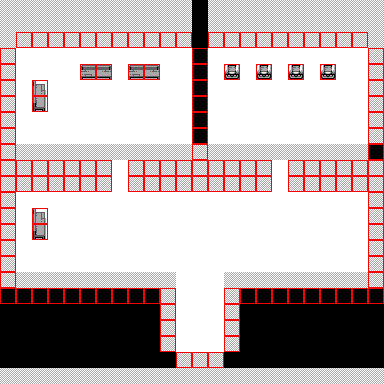

A 2D game scene composited from a Tiled map and its tileset images. What follows is a short description and the map's XML, with every tile layer's data as written:
An orthogonal 24x24 tile map with 16x16 px tiles, 3 tile layers (Inferior, Colisão, Superior) and 2 objects (zone, portal).

<map version="1.10" tiledversion="1.10.2" orientation="orthogonal" renderorder="right-down" width="24" height="24" tilewidth="16" tileheight="16" infinite="0" nextlayerid="5" nextobjectid="3">
 <editorsettings>
  <export target="../files/maps/prefeitura.json" format="json" />
 </editorsettings>
 <tileset firstgid="1" source="overworld.tsx" />
 <layer id="1" name="Inferior" width="24" height="24">
  <data encoding="csv">
490,530,530,530,530,530,530,530,530,530,530,530,60,530,530,530,530,530,530,530,530,530,530,490,
491,492,492,492,492,492,492,492,492,492,492,492,60,492,492,492,492,492,492,492,492,492,492,489,
491,532,532,532,532,532,532,532,532,532,532,532,60,532,532,532,532,532,532,532,532,532,532,489,
491,55,55,55,55,55,55,55,55,55,55,55,60,55,55,55,55,55,55,55,55,55,55,489,
491,55,55,55,55,293,294,55,293,294,55,55,60,55,297,55,297,55,297,55,297,55,55,489,
491,55,333,55,55,55,55,55,55,55,55,55,60,55,55,55,55,55,55,55,55,55,55,489,
491,55,373,55,55,55,55,55,55,55,55,55,60,55,55,55,55,55,55,55,55,55,55,489,
491,55,55,55,55,55,55,55,55,55,55,55,60,55,55,55,55,55,55,55,55,55,55,489,
491,55,55,55,55,55,55,55,55,55,55,55,60,55,55,55,55,55,55,55,55,55,55,489,
490,55,55,55,55,55,55,55,55,55,55,55,490,55,55,55,55,55,55,55,55,55,55,60,
491,492,492,492,492,492,492,55,492,492,492,492,492,492,492,492,492,55,492,492,492,492,492,489,
491,532,532,532,532,532,532,55,532,532,532,532,532,532,532,532,532,55,532,532,532,532,532,489,
491,55,55,55,55,55,55,55,55,55,55,55,55,55,55,55,55,55,55,55,55,55,55,489,
491,55,333,55,55,55,55,55,55,55,55,55,55,55,55,55,55,55,55,55,55,55,55,489,
491,55,373,55,55,55,55,55,55,55,55,55,55,55,55,55,55,55,55,55,55,55,55,489,
491,55,55,55,55,55,55,55,55,55,55,55,55,55,55,55,55,55,55,55,55,55,55,489,
491,55,55,55,55,55,55,55,55,55,55,55,55,55,55,55,55,55,55,55,55,55,55,489,
490,55,55,55,55,55,55,55,55,55,55,55,55,55,55,55,55,55,55,55,55,55,55,490,
60,60,60,60,60,60,60,60,60,60,491,55,55,55,489,60,60,60,60,60,60,60,60,60,
60,60,60,60,60,60,60,60,60,60,491,55,55,55,489,60,60,60,60,60,60,60,60,60,
60,60,60,60,60,60,60,60,60,60,491,55,55,55,489,60,60,60,60,60,60,60,60,60,
60,60,60,60,60,60,60,60,60,60,491,55,55,55,489,60,60,60,60,60,60,60,60,60,
60,60,60,60,60,60,60,60,60,60,60,450,450,450,60,60,60,60,60,60,60,60,60,60,
490,490,490,490,490,490,490,490,490,490,490,490,490,490,490,490,490,490,490,490,490,490,490,490
</data>
 </layer>
 <layer id="3" name="Colisão" width="24" height="24">
  <data encoding="csv">
0,0,0,0,0,0,0,0,0,0,0,0,0,0,0,0,0,0,0,0,0,0,0,0,
0,0,0,0,0,0,0,0,0,0,0,0,0,0,0,0,0,0,0,0,0,0,0,0,
0,97,97,97,97,97,97,97,97,97,97,97,0,97,97,97,97,97,97,97,97,97,97,0,
97,0,0,0,0,0,0,0,0,0,0,0,97,0,0,0,0,0,0,0,0,0,0,97,
97,0,0,0,0,97,97,0,97,97,0,0,97,0,97,0,97,0,97,0,97,0,0,97,
97,0,97,0,0,0,0,0,0,0,0,0,97,0,0,0,0,0,0,0,0,0,0,97,
97,0,97,0,0,0,0,0,0,0,0,0,97,0,0,0,0,0,0,0,0,0,0,97,
97,0,0,0,0,0,0,0,0,0,0,0,97,0,0,0,0,0,0,0,0,0,0,97,
97,0,0,0,0,0,0,0,0,0,0,0,97,0,0,0,0,0,0,0,0,0,0,97,
97,0,0,0,0,0,0,0,0,0,0,0,97,0,0,0,0,0,0,0,0,0,0,97,
97,97,97,97,97,97,97,0,97,97,97,97,97,97,97,97,97,0,97,97,97,97,97,97,
97,97,97,97,97,97,97,0,97,97,97,97,97,97,97,97,97,0,97,97,97,97,97,97,
97,0,0,0,0,0,0,0,0,0,0,0,0,0,0,0,0,0,0,0,0,0,0,97,
97,0,97,0,0,0,0,0,0,0,0,0,0,0,0,0,0,0,0,0,0,0,0,97,
97,0,97,0,0,0,0,0,0,0,0,0,0,0,0,0,0,0,0,0,0,0,0,97,
97,0,0,0,0,0,0,0,0,0,0,0,0,0,0,0,0,0,0,0,0,0,0,97,
97,0,0,0,0,0,0,0,0,0,0,0,0,0,0,0,0,0,0,0,0,0,0,97,
97,0,0,0,0,0,0,0,0,0,0,0,0,0,0,0,0,0,0,0,0,0,0,97,
97,97,97,97,97,97,97,97,97,97,97,0,0,0,97,97,97,97,97,97,97,97,97,97,
0,0,0,0,0,0,0,0,0,0,97,0,0,0,97,0,0,0,0,0,0,0,0,0,
0,0,0,0,0,0,0,0,0,0,97,0,0,0,97,0,0,0,0,0,0,0,0,0,
0,0,0,0,0,0,0,0,0,0,97,0,0,0,97,0,0,0,0,0,0,0,0,0,
0,0,0,0,0,0,0,0,0,0,0,97,97,97,0,0,0,0,0,0,0,0,0,0,
0,0,0,0,0,0,0,0,0,0,0,0,0,0,0,0,0,0,0,0,0,0,0,0
</data>
 </layer>
 <layer id="2" name="Superior" width="24" height="24">
  <data encoding="csv">
0,0,0,0,0,0,0,0,0,0,0,0,0,0,0,0,0,0,0,0,0,0,0,0,
0,0,0,0,0,0,0,0,0,0,0,0,0,0,0,0,0,0,0,0,0,0,0,0,
0,0,0,0,0,0,0,0,0,0,0,0,0,0,0,0,0,0,0,0,0,0,0,0,
0,0,0,0,0,0,0,0,0,0,0,0,0,0,0,0,0,0,0,0,0,0,0,0,
0,0,0,0,0,0,0,0,0,0,0,0,0,0,0,0,0,0,0,0,0,0,0,0,
0,0,0,0,0,0,0,0,0,0,0,0,0,0,0,0,0,0,0,0,0,0,0,0,
0,0,0,0,0,0,0,0,0,0,0,0,0,0,0,0,0,0,0,0,0,0,0,0,
0,0,0,0,0,0,0,0,0,0,0,0,0,0,0,0,0,0,0,0,0,0,0,0,
0,0,0,0,0,0,0,0,0,0,0,0,0,0,0,0,0,0,0,0,0,0,0,0,
0,450,450,450,450,450,450,450,450,450,450,450,0,450,450,450,450,450,450,450,450,450,450,0,
0,0,0,0,0,0,0,0,0,0,0,0,0,0,0,0,0,0,0,0,0,0,0,0,
0,0,0,0,0,0,0,0,0,0,0,0,0,0,0,0,0,0,0,0,0,0,0,0,
0,0,0,0,0,0,0,0,0,0,0,0,0,0,0,0,0,0,0,0,0,0,0,0,
0,0,0,0,0,0,0,0,0,0,0,0,0,0,0,0,0,0,0,0,0,0,0,0,
0,0,0,0,0,0,0,0,0,0,0,0,0,0,0,0,0,0,0,0,0,0,0,0,
0,0,0,0,0,0,0,0,0,0,0,0,0,0,0,0,0,0,0,0,0,0,0,0,
0,0,0,0,0,0,0,0,0,0,0,0,0,0,0,0,0,0,0,0,0,0,0,0,
0,450,450,450,450,450,450,450,450,450,451,0,0,0,449,450,450,450,450,450,450,450,450,0,
0,0,0,0,0,0,0,0,0,0,0,0,0,0,0,0,0,0,0,0,0,0,0,0,
0,0,0,0,0,0,0,0,0,0,0,0,0,0,0,0,0,0,0,0,0,0,0,0,
0,0,0,0,0,0,0,0,0,0,0,0,0,0,0,0,0,0,0,0,0,0,0,0,
0,0,0,0,0,0,0,0,0,0,0,0,0,0,0,0,0,0,0,0,0,0,0,0,
0,0,0,0,0,0,0,0,0,0,0,0,0,0,0,0,0,0,0,0,0,0,0,0,
0,0,0,0,0,0,0,0,0,0,0,0,0,0,0,0,0,0,0,0,0,0,0,0
</data>
 </layer>
 <objectgroup id="4" name="Coisas">
  <object id="1" name="prefeitura_entry" type="zone" x="176" y="288" width="48" height="32" />
  <object id="2" name="exit" type="portal" x="176" y="336" width="48" height="16">
   <properties>
    <property name="to_map" value="cidade" />
    <property name="to_zone" value="prefeitura_exit" />
   </properties>
  </object>
 </objectgroup>
</map>